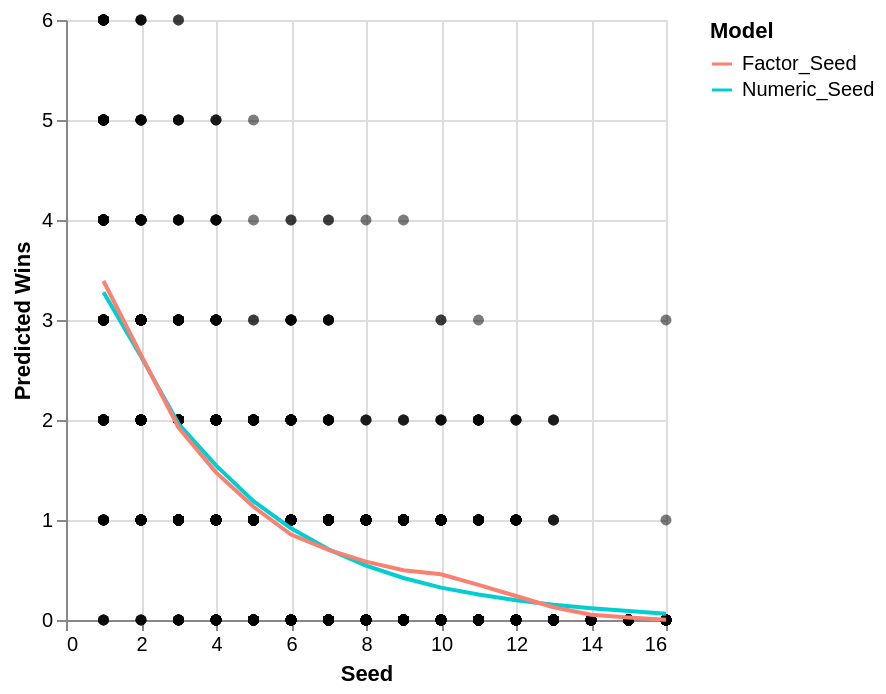

Notebook source saved alongside this figure:
### Code cell
marchmadness["Numeric_Seed"] = poisson_model.predict()
marchmadness["Factor_Seed"] = poisson_model_factor.predict()

plot_data = pd.melt(
    marchmadness,
    id_vars=["seed", "tourney_wins"],
    value_vars=["Numeric_Seed", "Factor_Seed"],
    var_name="model",
    value_name="predicted",
)

points = alt.Chart(plot_data).mark_circle(opacity=0.3, color="black").encode(
    x=alt.X("seed").title("Seed"),
    y=alt.Y("tourney_wins:Q").title("Predicted Wins")
)

lines = alt.Chart(plot_data).mark_line(size=2).encode(
    x=alt.X("seed"),
    y="predicted:Q",
    color=alt.Color("model:N")
        .title("Model")
        .scale(alt.Scale(domain=["Factor_Seed", "Numeric_Seed"],
                         range=["salmon", "darkturquoise"]
                        )
              )
).transform_loess(on="seed", loess="predicted", groupby=["model"])


points + lines

### Figure 1 — Vega-Lite specification as saved in the notebook (floating-point values rounded to 4 significant figures; data arrays with more than 128 entries replaced by an {"elided": "..."} marker saying what was removed)
{"config": {"view": {"continuousWidth": 300, "continuousHeight": 300}}, "layer": [{"mark": {"type": "circle", "color": "black", "opacity": 0.3}, "encoding": {"x": {"field": "seed", "title": "Seed", "type": "quantitative"}, "y": {"field": "tourney_wins", "title": "Predicted Wins", "type": "quantitative"}}}, {"mark": {"type": "line", "size": 2}, "encoding": {"color": {"field": "model", "scale": {"domain": ["Factor_Seed", "Numeric_Seed"], "range": ["salmon", "darkturquoise"]}, "title": "Model", "type": "nominal"}, "x": {"field": "seed", "type": "quantitative"}, "y": {"field": "predicted", "type": "quantitative"}}, "transform": [{"loess": "predicted", "on": "seed", "groupby": ["model"]}]}], "data": {"name": "data-bfdf80808a538dbdfc8db11c4f5e280e"}, "$schema": "https://vega.github.io/schema/vega-lite/v5.20.1.json", "datasets": {"data-bfdf80808a538dbdfc8db11c4f5e280e": {"elided": "4168 records"}}}
